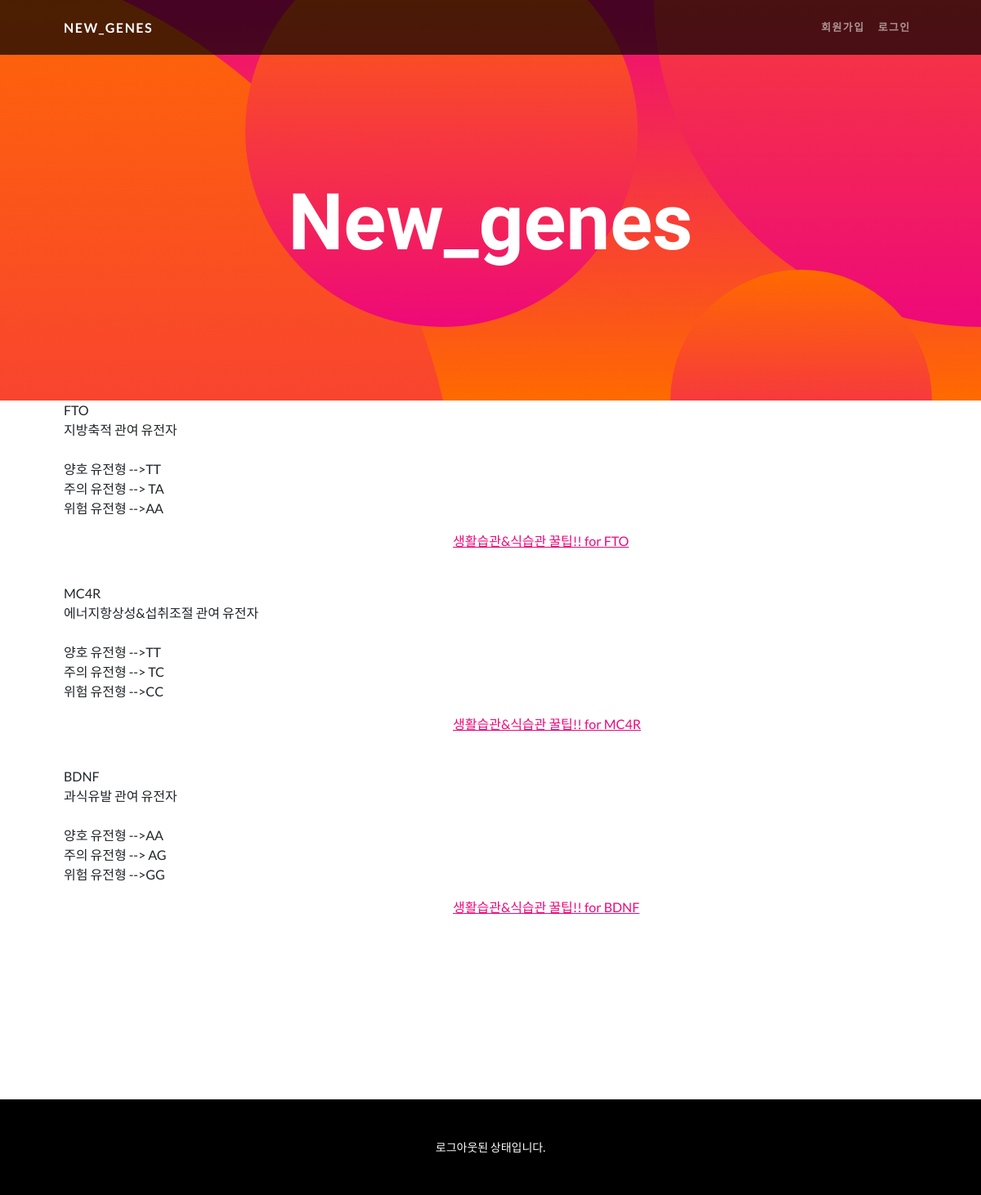
The app's page /mypage/properties/property_detail/1 with its own data.
### Gene/models.py (models this page shows)
class Gene(models.Model):
    property = models.ForeignKey(Property, on_delete=models.CASCADE, null=True)
    name = models.CharField(max_length=10, primary_key=True)
    description = models.TextField()
    warnning_type = models.CharField(max_length=2, null=True)
    middle_type = models.CharField(max_length=2, null=True)
    good_type = models.CharField(max_length=2, null=True)

### Gene/views.py (the view)
# urls.py: path('mypage/properties/property_detail/<int:property_id>', views.property_detail, name='property_detail'),
def property_detail(request, property_id):
    context = dict()
    property = Property.objects.get(id=property_id)
    gene_data = Gene.objects.filter(property_id=property_id)
    context['gene_data'] = gene_data
    context['property'] = property
    return render(request, 'Gene/property_detail.html', context=context)

### Gene/templates/Gene/property_detail.html (shortened to what this page needs)
{% extends 'gene_base/base.html' %}
{% load static %}
{% block content %}
        {% for gene in gene_data %}
            <div>
                <p>
                    {{gene.name}}<br>
                    {{gene.description}}<br><br>
                    양호 유전형 -->{{gene.good_type}}<br>
                    주의 유전형 --> {{gene.middle_type}}<br>
                    위험 유전형 -->{{gene.warnning_type}}<br>
                </p>
            </div>
            <div style="margin-bottom: 40px; padding-left:500px;">
                <a href={% url 'habits' gene.name %}>생활습관&식습관 꿀팁!! for  {{gene.name}}</a>
            </div>
        {% endfor %}
{% endblock content%}

### records on screen
Gene: name "FTO", description "지방축적 관여 유전자", good_type "TT", middle_type "TA", warnning_type "AA"
Gene: name "MC4R", description "에너지항상성&섭취조절 관여 유전자", good_type "TT", middle_type "TC", warnning_type "CC"
Gene: name "BDNF", description "과식유발 관여 유전자", good_type "AA", middle_type "AG", warnning_type "GG"
